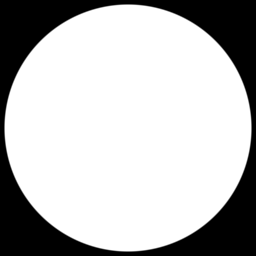
#> input picture Lab3bilder/circle.tif, 256 x 256 px
$ python DemoF.py
#> lines starting #> are read from the running program, lines starting #| are printed output that depends on the picture
import numpy as np
from scipy import signal
from matplotlib import pyplot as plt
import imageio

Im = np.double(imageio.imread('Lab3bilder/circle.tif'))
#> Im: shape (256, 256) float64; min 0, max 255, mean 186.4

fig, axes = plt.subplots(nrows=2, ncols=2)
fig.tight_layout()

b = np.array([0.5,0.5])
b2 = np.convolve(b, b).reshape(1, 3)
d = np.array([1,-1.0])
cd = np.convolve(b, d).reshape(1, 3)
sobelx = np.array([[1., 0., -1.], [2., 0., -2.], [1., 0., -1.]]) / 8
sobely = sobelx.T

Imsobelx = signal.convolve2d(Im, sobelx, 'same')
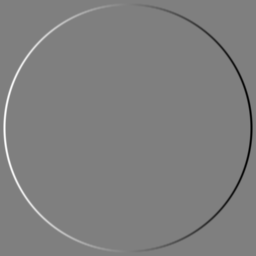
#> Imsobelx: shape (256, 256) float64; min -127.5, max 127.5, mean 0; drawn with min black and max white
Imsobely = signal.convolve2d(Im, sobely, 'same')
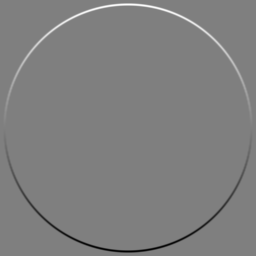
#> Imsobely: shape (256, 256) float64; min -127.5, max 127.5, mean 0; drawn with min black and max white

mangngrad_sobel = np.sqrt(Imsobelx**2 + Imsobely**2)
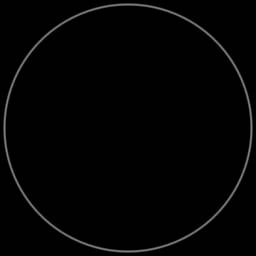
#> mangngrad_sobel: shape (256, 256) float64; min 0, max 127.5, mean 3

plt.subplot(2,2,1)
plt.imshow(mangngrad_sobel, 'gray',clim=(0, 160))
plt.title('mangngrad sobel')
plt.colorbar()

plt.subplot(2,2,3)
plt.imshow(mangngrad_sobel, 'gray', clim=(90, 160))
plt.title('mangngrad sobel')
plt.colorbar()

Imcdx = signal.convolve2d(Im, cd, 'same')
Imcdy = signal.convolve2d(Im, cd.T, 'same')

mangngrad_cd = np.sqrt(Imcdx**2 + Imcdy**2)

plt.subplot(2,2,2)
plt.imshow(mangngrad_cd, 'gray',clim=(0, 160))
plt.title('mangngrad centraldiff')
plt.colorbar()

plt.subplot(2,2,4)
plt.imshow(mangngrad_cd, 'gray',clim=(90, 160))
plt.title('mangngrad centraldiff')
plt.colorbar()

plt.show()
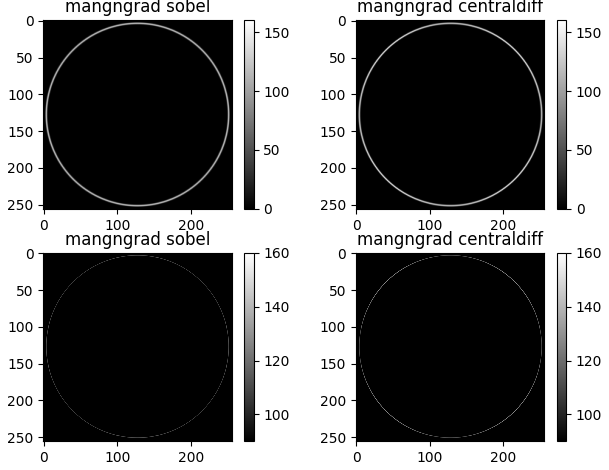
#> figure drawn by matplotlib, 8 panels

# QUESTION: 12
# [1,-1] * [1,-1] = [1,-2,1]  +
# [1; -1] * [1; -1] = [1; -2; 1]  =  [0,1,0;
#                                    1,-4,1;
#                                    0,1,0]
